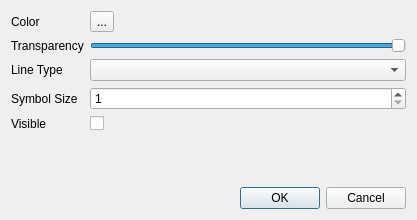
<?xml version="1.0" encoding="UTF-8"?>
<ui version="4.0">
 <class>DlgLayerProperties</class>
 <widget class="QDialog" name="DlgLayerProperties">
  <property name="geometry">
   <rect>
    <x>0</x>
    <y>0</y>
    <width>417</width>
    <height>220</height>
   </rect>
  </property>
  <property name="windowTitle">
   <string>Dialog</string>
  </property>
  <layout class="QVBoxLayout" name="verticalLayout">
   <item>
    <layout class="QFormLayout" name="formLayout">
     <item row="0" column="0">
      <widget class="QLabel" name="label">
       <property name="text">
        <string>Color</string>
       </property>
      </widget>
     </item>
     <item row="1" column="0">
      <widget class="QLabel" name="label_2">
       <property name="text">
        <string>Transparency</string>
       </property>
      </widget>
     </item>
     <item row="1" column="1">
      <widget class="QSlider" name="sldTransparency">
       <property name="maximum">
        <number>100</number>
       </property>
       <property name="value">
        <number>100</number>
       </property>
       <property name="orientation">
        <enum>Qt::Horizontal</enum>
       </property>
      </widget>
     </item>
     <item row="2" column="0">
      <widget class="QLabel" name="label_3">
       <property name="text">
        <string>Line Type</string>
       </property>
      </widget>
     </item>
     <item row="2" column="1">
      <widget class="QComboBox" name="cbLineType"/>
     </item>
     <item row="3" column="0">
      <widget class="QLabel" name="label_4">
       <property name="text">
        <string>Symbol Size</string>
       </property>
      </widget>
     </item>
     <item row="3" column="1">
      <widget class="QSpinBox" name="sbSymbolSize">
       <property name="minimum">
        <number>1</number>
       </property>
      </widget>
     </item>
     <item row="0" column="1">
      <widget class="QToolButton" name="btnColor">
       <property name="text">
        <string>...</string>
       </property>
      </widget>
     </item>
     <item row="4" column="0">
      <widget class="QLabel" name="label_5">
       <property name="text">
        <string>Visible</string>
       </property>
      </widget>
     </item>
     <item row="4" column="1">
      <widget class="QCheckBox" name="chkVisible">
       <property name="text">
        <string/>
       </property>
      </widget>
     </item>
    </layout>
   </item>
   <item>
    <widget class="QDialogButtonBox" name="buttonBox">
     <property name="orientation">
      <enum>Qt::Horizontal</enum>
     </property>
     <property name="standardButtons">
      <set>QDialogButtonBox::Cancel|QDialogButtonBox::Ok</set>
     </property>
    </widget>
   </item>
  </layout>
 </widget>
 <resources/>
 <connections>
  <connection>
   <sender>buttonBox</sender>
   <signal>accepted()</signal>
   <receiver>DlgLayerProperties</receiver>
   <slot>accept()</slot>
   <hints>
    <hint type="sourcelabel">
     <x>248</x>
     <y>254</y>
    </hint>
    <hint type="destinationlabel">
     <x>157</x>
     <y>274</y>
    </hint>
   </hints>
  </connection>
  <connection>
   <sender>buttonBox</sender>
   <signal>rejected()</signal>
   <receiver>DlgLayerProperties</receiver>
   <slot>reject()</slot>
   <hints>
    <hint type="sourcelabel">
     <x>316</x>
     <y>260</y>
    </hint>
    <hint type="destinationlabel">
     <x>286</x>
     <y>274</y>
    </hint>
   </hints>
  </connection>
 </connections>
</ui>
